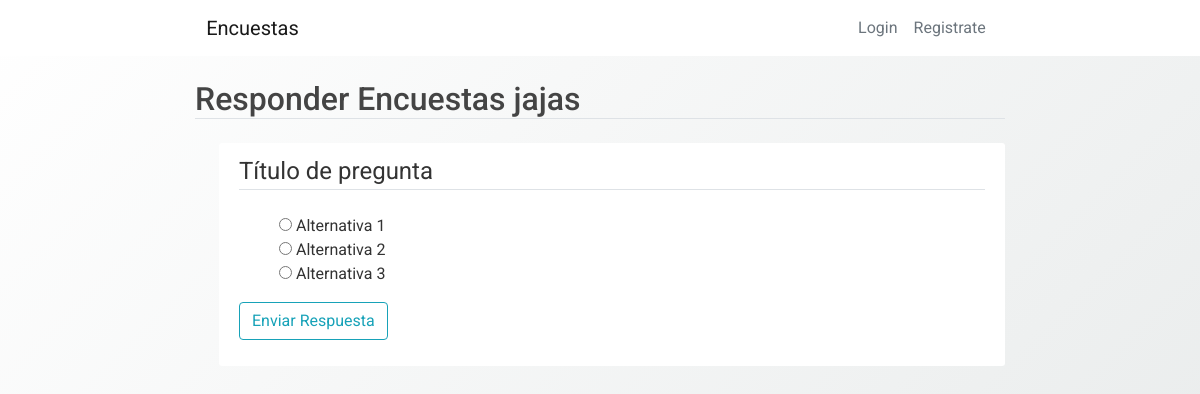
The app's page /responder_encuesta/4, older data.
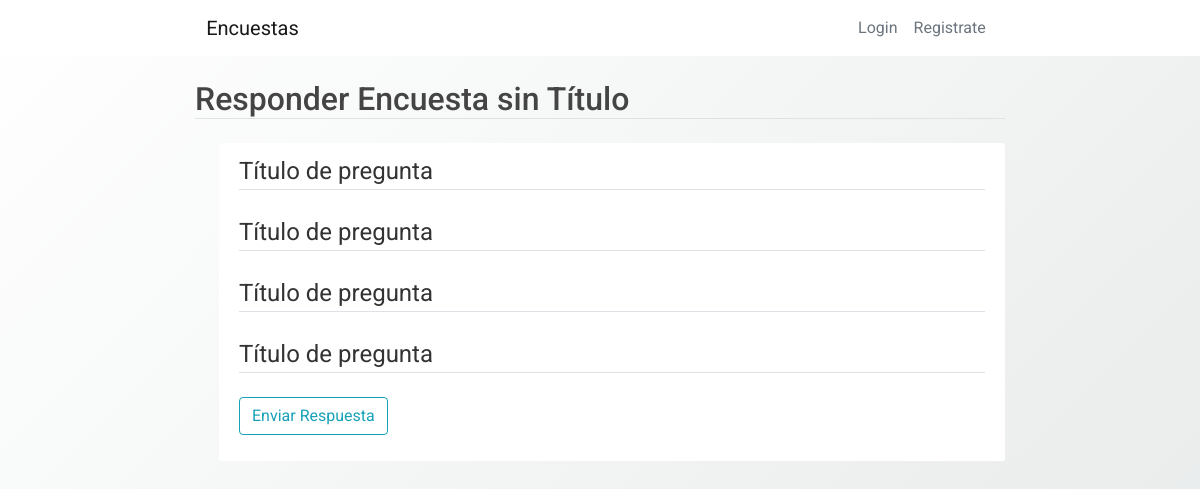
The same page, newer data.
### encuestas/models.py (models this page shows)
class Encuesta(db.Model):
    id = db.Column(db.Integer, primary_key = True)
    title = db.Column(db.String(100),nullable = False)
    description = db.Column(db.String(1000), nullable = False)
    image_file = db.Column(db.String(20), nullable=False, default='default.jpg')
    date_created = db.Column(db.DateTime, nullable = False, default = datetime.utcnow)
    date_posted = db.Column(db.DateTime, default = datetime.utcnow)
    user_id = db.Column(db.Integer, db.ForeignKey('user.id'),nullable = False)
    preguntas = db.relationship('Pregunta', backref = 'content', lazy = True)
    estado =  db.Column(db.String(100), default = "creada")

class Pregunta(db.Model):
    id = db.Column(db.Integer, primary_key = True)
    title = db.Column(db.String(100), nullable = False)
    encuesta_id = db.Column(db.Integer, db.ForeignKey('encuesta.id'), nullable = False)
    items = db.relationship('Item', backref = 'options', lazy = True)

class Item(db.Model):
    id = db.Column(db.Integer, primary_key = True)
    description = db.Column(db.String(1000), nullable = False)
    pregunta_id = db.Column(db.Integer, db.ForeignKey('pregunta.id'), nullable = False)

### encuestas/routes.py (the view, shortened to what this page needs)
@app.route("/responder_encuesta/<int:encuesta_id>", methods=['GET', 'POST'])
def responder_encuesta(encuesta_id):
    encuesta = Encuesta.query.get_or_404(encuesta_id)
    preguntas = Pregunta.query.filter_by(encuesta_id = encuesta_id)
    selected_preguntas_id = []
    for pregunta in preguntas:
        selected_preguntas_id.append(pregunta.id)
    items = Item.query.filter(Item.pregunta_id.in_(selected_preguntas_id))
    respuesta_form = EnviarRespuestaForm()
    return render_template('responder_encuesta.html',
        title = 'Responder Encuesta',
        encuesta = encuesta,
        preguntas = preguntas,
        items = items,
        respuesta_form = respuesta_form,
    )

### encuestas/forms.py
class EnviarRespuestaForm(FlaskForm):
    submit = SubmitField('Enviar Respuesta')

### encuestas/templates/responder_encuesta.html (shortened to what this page needs)
{% extends "layout.html" %}
{% block content %}
<h2 class="border-bottom mb-4">
  Responder {{ encuesta.title}}
</h2>
<div class="content-section ml-4">
  <form method="POST" action="">
    <div class = "form-group">
      {%for pregunta in preguntas%}
      <fieldset class="form-group">
        <legend class="border-bottom">
          {{pregunta.title}}
        </legend>
      </fieldset>
        <ul>
          {%for item in items%}
          {%if pregunta.id == item.pregunta_id%}
          <li style = "list-style-type: none;">
            <input type="radio" name='{{pregunta.id}}' value = "{{item.id}}">
              {{item.description}}
          </li>
          {%endif%}
          {%endfor%}
        </ul>
      {%endfor%}
      {{ respuesta_form.submit(class="btn btn-outline-info") }}
    </div>
  </form>
</div>
{% endblock content %}

Row changes from the older to the newer data that the page shows:
no longer on this page (row edited): Item: description "Alternativa 1"
no longer on this page (row edited): Item: description "Alternativa 2"
no longer on this page (row edited): Item: description "Alternativa 3"
changed Encuesta: title "Encuestas jajas" → "Encuesta sin Título"
now on this page (row edited): Pregunta: title "Título de pregunta"
now on this page (row edited): Pregunta: title "Título de pregunta"
added Pregunta: title "Título de pregunta"
